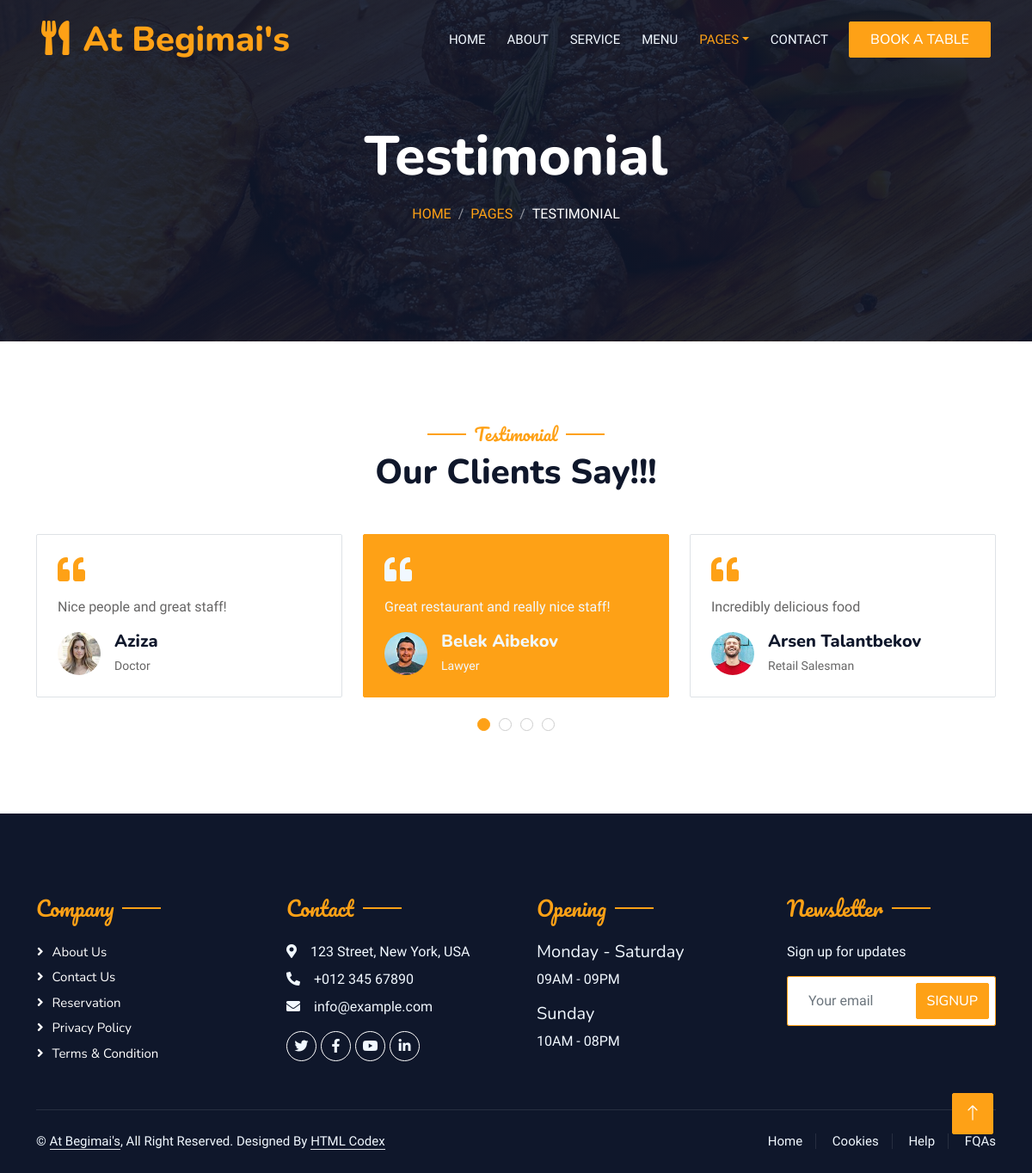
Page /dishes/testimonial on the committed database.
### dishes/models.py (models this page shows)
class Review(models.Model):
    full_name = models.CharField(max_length=128, blank=True)
    profession = models.CharField(max_length=128, blank=True)
    image = models.ImageField(upload_to='clients_images')
    review = models.CharField(max_length=128, blank=True)

### dishes/views.py (the view)
# urls.py: path('testimonial', testimonial, name='testimonial'),
def testimonial(request):
    reviews = Review.objects.all()
    context = {'title': 'Testimonial', 'reviews': reviews}
    return render(request, 'dishes/testimonial.html', context)

### dishes/templates/dishes/testimonial.html (shortened to what this page needs)
<!DOCTYPE html>
<html lang="en">
<head>
    <link href="https://cdnjs.cloudflare.com/ajax/libs/font-awesome/5.10.0/css/all.min.css" rel="stylesheet">
    <link href="https://cdn.jsdelivr.net/npm/bootstrap-icons@1.4.1/font/bootstrap-icons.css" rel="stylesheet">
    <link href="/static/lib/animate/animate.min.css" rel="stylesheet">
    <link href="/static/lib/owlcarousel/assets/owl.carousel.min.css" rel="stylesheet">
    <link href="/static/lib/tempusdominus/css/tempusdominus-bootstrap-4.min.css" rel="stylesheet" />
    <link href="/static/css/bootstrap.min.css" rel="stylesheet">
    <link href="/static/css/style.css" rel="stylesheet">
</head>
<body>
    <div class="container-xxl bg-white p-0">
        <div class="container-xxl position-relative p-0">
            <nav class="navbar navbar-expand-lg navbar-dark bg-dark px-4 px-lg-5 py-3 py-lg-0">
                <a href="{% url 'dishes:index'%}" class="navbar-brand p-0">
                    <h1 class="text-primary m-0"><i class="fa fa-utensils me-3"></i>At Begimai's</h1>
                </a>
                <div class="collapse navbar-collapse" id="navbarCollapse">
                    <div class="navbar-nav ms-auto py-0 pe-4">
                        <a href="{%url 'dishes:index'%}" class="nav-item nav-link">Home</a>
                        <a href="{%url 'dishes:about'%}" class="nav-item nav-link">About</a>
                        <a href="{%url 'dishes:service'%}" class="nav-item nav-link">Service</a>
                        <a href="{%url 'dishes:menu'%}" class="nav-item nav-link">Menu</a>
                        <div class="nav-item dropdown">
                            <a href="#" class="nav-link dropdown-toggle active" data-bs-toggle="dropdown">Pages</a>
                        </div>
                        <a href="{%url 'dishes:contact'%}" class="nav-item nav-link">Contact</a>
                    </div>
                    <a href="{%url 'dishes:book_table'%}" class="btn btn-primary py-2 px-4">Book A Table</a>
                </div>
            </nav>
            <div class="container-xxl py-5 bg-dark hero-header mb-5">
                <div class="container text-center my-5 pt-5 pb-4">
                    <h1 class="display-3 text-white mb-3 animated slideInDown">Testimonial</h1>
                    <nav aria-label="breadcrumb">
                        <ol class="breadcrumb justify-content-center text-uppercase">
                            <li class="breadcrumb-item"><a href="#">Home</a></li>
                            <li class="breadcrumb-item"><a href="#">Pages</a></li>
                            <li class="breadcrumb-item text-white active" aria-current="page">Testimonial</li>
                        </ol>
                    </nav>
                </div>
            </div>
        </div>
        <div class="container-xxl py-5 wow fadeInUp" data-wow-delay="0.1s">
            <div class="container">
                <div class="text-center">
                    <h5 class="section-title ff-secondary text-center text-primary fw-normal">Testimonial</h5>
                    <h1 class="mb-5">Our Clients Say!!!</h1>
                </div>
                <div class="owl-carousel testimonial-carousel">
                    {%for r in reviews%}
                    <div class="testimonial-item bg-transparent border rounded p-4">
                        <i class="fa fa-quote-left fa-2x text-primary mb-3"></i>
                        <p>{{r.review}}</p>
                        <div class="d-flex align-items-center">
                            <img class="img-fluid flex-shrink-0 rounded-circle" src="{{r.image.url}}" style="width: 50px; height: 50px;">
                            <div class="ps-3">
                                <h5 class="mb-1">{{r.full_name}}</h5>
                                <small>{{r.profession}}</small>
                            </div>
                        </div>
                    </div>
                    {% endfor%}
                </div>
            </div>
        </div>
        <div class="container-fluid bg-dark text-light footer pt-5 mt-5 wow fadeIn" data-wow-delay="0.1s">
            <div class="container py-5">
                <div class="row g-5">
                    <div class="col-lg-3 col-md-6">
                        <h4 class="section-title ff-secondary text-start text-primary fw-normal mb-4">Company</h4>
                        <a class="btn btn-link" href="">About Us</a>
                        <a class="btn btn-link" href="">Contact Us</a>
                        <a class="btn btn-link" href="">Reservation</a>
                        <a class="btn btn-link" href="">Privacy Policy</a>
                        <a class="btn btn-link" href="">Terms & Condition</a>
                    </div>
                    <div class="col-lg-3 col-md-6">
                        <h4 class="section-title ff-secondary text-start text-primary fw-normal mb-4">Contact</h4>
                        <p class="mb-2"><i class="fa fa-map-marker-alt me-3"></i>123 Street, New York, USA</p>
                        <p class="mb-2"><i class="fa fa-phone-alt me-3"></i>+012 345 67890</p>
                        <p class="mb-2"><i class="fa fa-envelope me-3"></i>info@example.com</p>
                        <div class="d-flex pt-2">
                            <a class="btn btn-outline-light btn-social" href=""><i class="fab fa-twitter"></i></a>
                            <a class="btn btn-outline-light btn-social" href=""><i class="fab fa-facebook-f"></i></a>
                            <a class="btn btn-outline-light btn-social" href=""><i class="fab fa-youtube"></i></a>
                            <a class="btn btn-outline-light btn-social" href=""><i class="fab fa-linkedin-in"></i></a>
                        </div>
                    </div>
                    <div class="col-lg-3 col-md-6">
                        <h4 class="section-title ff-secondary text-start text-primary fw-normal mb-4">Opening</h4>
                        <h5 class="text-light fw-normal">Monday - Saturday</h5>
                        <p>09AM - 09PM</p>
                        <h5 class="text-light fw-normal">Sunday</h5>
                        <p>10AM - 08PM</p>
                    </div>
                    <div class="col-lg-3 col-md-6">
                        <h4 class="section-title ff-secondary text-start text-primary fw-normal mb-4">Newsletter</h4>
                        <p>Sign up for updates</p>
                        <div class="position-relative mx-auto" style="max-width: 400px;">
                            <input class="form-control border-primary w-100 py-3 ps-4 pe-5" type="text" placeholder="Your email">
                            <button type="button" class="btn btn-primary py-2 position-absolute top-0 end-0 mt-2 me-2">SignUp</button>
                        </div>
                    </div>
                </div>
            </div>
            <div class="container">
                <div class="copyright">
                    <div class="row">
                        <div class="col-md-6 text-center text-md-start mb-3 mb-md-0">
                            &copy; <a class="border-bottom" href="#">At Begimai's</a>, All Right Reserved.
							Designed By <a class="border-bottom" href="https://htmlcodex.com">HTML Codex</a>
                        </div>
                        <div class="col-md-6 text-center text-md-end">
                            <div class="footer-menu">
                                <a href="">Home</a>
                                <a href="">Cookies</a>
                                <a href="">Help</a>
                                <a href="">FQAs</a>
                            </div>
                        </div>
                    </div>
                </div>
            </div>
        </div>
        <a href="#" class="btn btn-lg btn-primary btn-lg-square back-to-top"><i class="bi bi-arrow-up"></i></a>
    </div>
</body>
</html>

### static/css/style.css (style rules this page uses)
:root { --primary: #FEA116; --light: #F1F8FF; --dark: #0F172B; }
.ff-secondary { font-family: 'Pacifico', cursive; }
.back-to-top { position: fixed; display: none; right: 45px; bottom: 45px; z-index: 99; }
.btn { font-family: 'Nunito', sans-serif; font-weight: 500; text-transform: uppercase; transition: .5s; }
.btn.btn-primary, .btn.btn-secondary { color: #FFFFFF; }
.btn-lg-square { width: 48px; height: 48px; }
.btn-square, .btn-sm-square, .btn-lg-square { padding: 0; display: flex; align-items: center; justify-content: center; font-weight: normal; border-radius: 2px; }
.navbar-dark .navbar-nav .nav-link { position: relative; margin-left: 25px; padding: 35px 0; font-size: 15px; color: var(--light) !important; text-transform: uppercase; font-weight: 500; outline: none; transition: .5s; }
.navbar-dark .navbar-nav .nav-link:hover, .navbar-dark .navbar-nav .nav-link.active { color: var(--primary) !important; }
@media (min-width: 992px) { .navbar-dark { position: absolute; width: 100%; top: 0; left: 0; z-index: 999; background: transparent !important; } }
.hero-header { background: linear-gradient(rgba(15, 23, 43, .9), rgba(15, 23, 43, .9)), url(../img/bg-hero.jpg); background-position: center center; background-repeat: no-repeat; background-size: cover; }
.breadcrumb-item + .breadcrumb-item::before { color: rgba(255, 255, 255, .5); }
.section-title { position: relative; display: inline-block; }
.section-title::before { position: absolute; content: ""; width: 45px; height: 2px; top: 50%; left: -55px; margin-top: -1px; background: var(--primary); }
.section-title::after { position: absolute; content: ""; width: 45px; height: 2px; top: 50%; right: -55px; margin-top: -1px; background: var(--primary); }
.section-title.text-start::before, .section-title.text-end::after { display: none; }
.testimonial-carousel .owl-item .testimonial-item, .testimonial-carousel .owl-item.center .testimonial-item * { transition: .5s; }
.testimonial-carousel .owl-item.center .testimonial-item { background: var(--primary) !important; border-color: var(--primary) !important; }
.testimonial-carousel .owl-item.center .testimonial-item * { color: var(--light) !important; }
.footer .btn.btn-social { margin-right: 5px; width: 35px; height: 35px; display: flex; align-items: center; justify-content: center; color: var(--light); border: 1px solid #FFFFFF; border-radius: 35px; transition: .3s; }
.footer .btn.btn-link { display: block; margin-bottom: 5px; padding: 0; text-align: left; color: #FFFFFF; font-size: 15px; font-weight: normal; text-transform: capitalize; transition: .3s; }
.footer .btn.btn-link::before { position: relative; content: "\f105"; font-family: "Font Awesome 5 Free"; font-weight: 900; margin-right: 10px; }
.footer .copyright { padding: 25px 0; font-size: 15px; border-top: 1px solid rgba(256, 256, 256, .1); }
.footer .copyright a { color: var(--light); }
.footer .footer-menu a { margin-right: 15px; padding-right: 15px; border-right: 1px solid rgba(255, 255, 255, .1); }
.footer .footer-menu a:last-child { margin-right: 0; padding-right: 0; border-right: none; }

### rows in the picture
Review: review "Great restaurant and really nice staff!", image (picture), full_name "Belek Aibekov", profession "Lawyer"
Review: review "Incredibly delicious food", image (picture), full_name "Arsen Talantbekov", profession "Retail Salesman"
Review: review "Nice people and great staff!", image (picture), full_name "Aziza", profession "Doctor"
